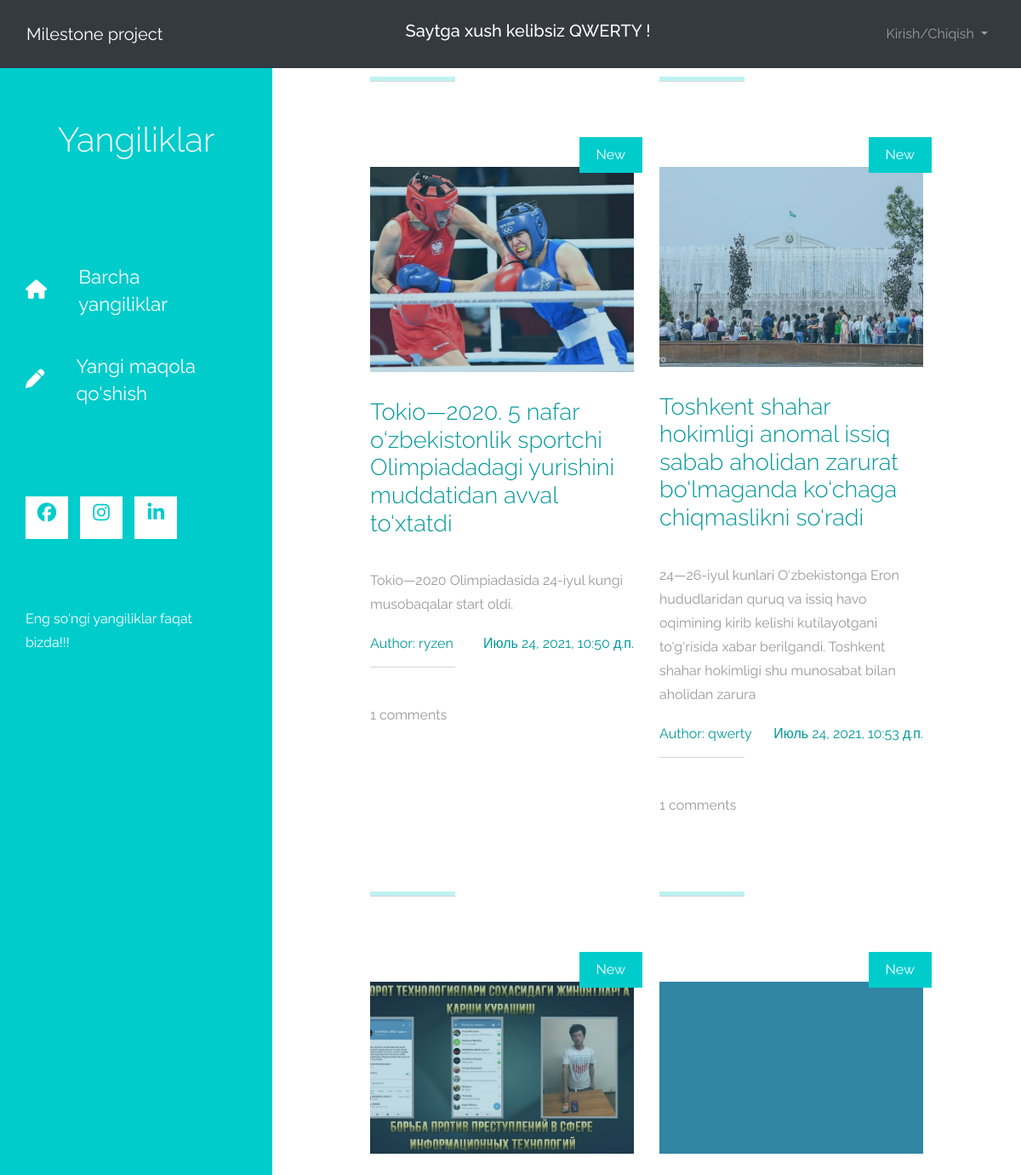
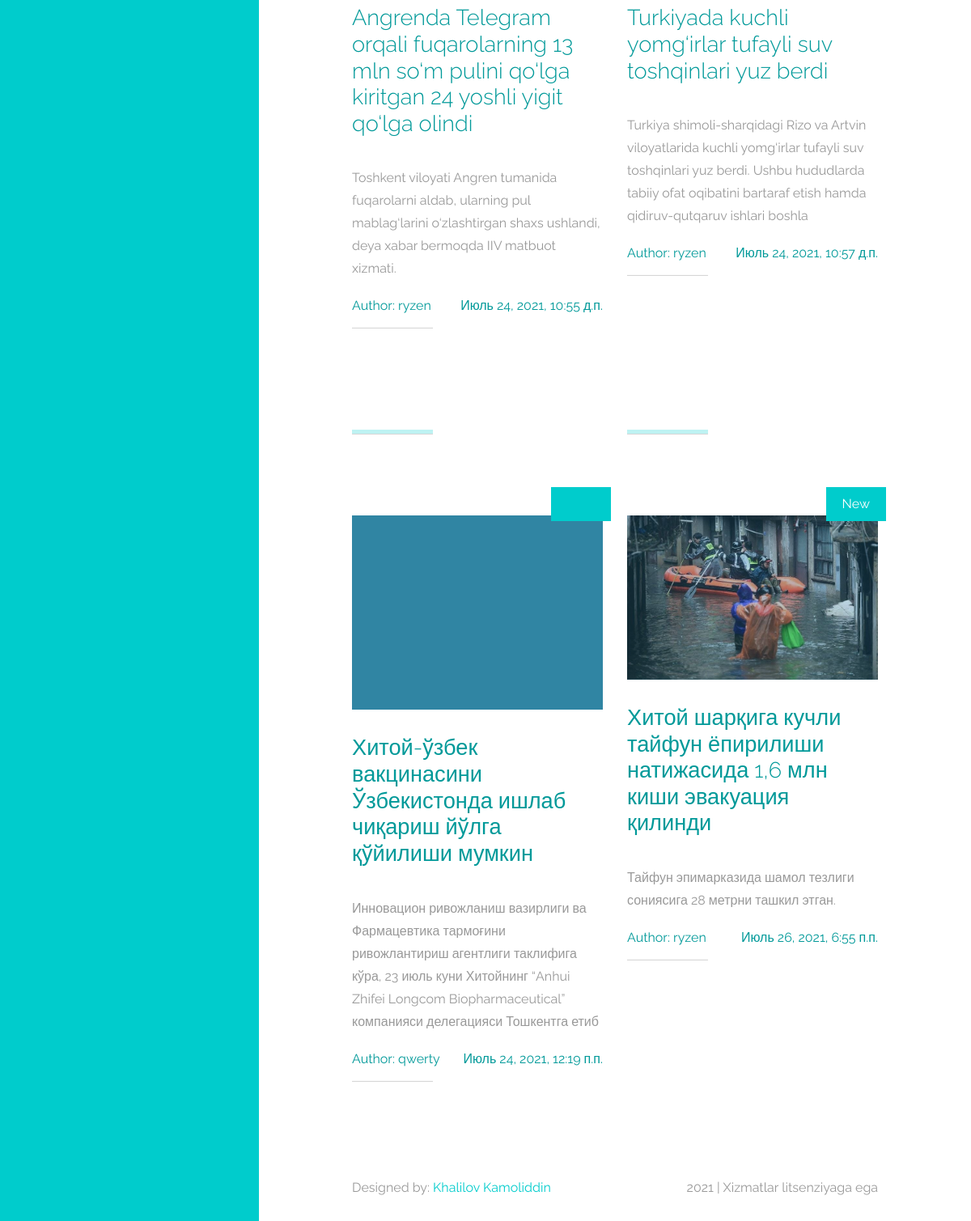
Page /articles/ (signed in) on the committed database (2 pictures, top to bottom).
### accounts/models.py (models this page shows)
class CustomUser(AbstractUser):
    age = models.PositiveIntegerField(null=True, blank=True)

### articles/models.py (models this page shows, shortened)
class Article(models.Model):
    title = models.CharField(max_length=150)
    summary = models.CharField(max_length=200, blank=True)
    body = RichTextField()
    photo = models.ImageField(upload_to='images/', blank=True)
    date = models.DateTimeField(auto_now_add=True)
    author = models.ForeignKey(
        get_user_model(), on_delete=models.CASCADE,
    )

class Comment(models.Model):
    article = models.ForeignKey(Article, on_delete=models.CASCADE, related_name='comments')
    comment = models.CharField(max_length=150)
    date = models.DateTimeField(auto_now_add=True)
    author = models.ForeignKey(get_user_model(), on_delete=models.CASCADE)

### articles/views.py (the view)
# urls.py: path('', ArticleListView.as_view(), name='article_list'),
class ArticleListView(LoginRequiredMixin, ListView):
    model = Article
    template_name = 'article_list.html'

### templates/article_list.html (shortened to what this page needs)
{% extends 'base.html' %}
{% load static %}
{% block content %}
<header class="tm-header" id="tm-header" style="margin-top:60px">
        <div class="tm-header-wrapper">
            <div class="tm-site-header">
                <h1 class="text-center">Yangiliklar</h1>
            </div>
            <nav class="tm-nav" id="tm-nav">
                <ul>
                    <li class="tm-nav-item"><a href="{% url 'article_list' %}" class="tm-nav-link">
                        <i class="fas fa-home"></i>
                        Barcha yangiliklar
                    </a></li>
                    <li class="tm-nav-item"><a href="{% url 'article_new' %}" class="tm-nav-link">
                        <i class="fas fa-pen"></i>
                        Yangi maqola qo'shish
                    </a></li>
                </ul>
            </nav>
            <div class="tm-mb-65">
                <a rel="nofollow" href="https://www.facebook.com/kamoliddin.xalilov" class="tm-social-link">
                    <i class="fab fa-facebook tm-social-icon"></i>
                </a>
                <a href="https://www.instagram.com/x.kamoliddinn/" class="tm-social-link">
                    <i class="fab fa-instagram tm-social-icon"></i>
                </a>
                <a href="linkedin.com/in/kamoliddin-xalilov-6a7314124" class="tm-social-link">
                    <i class="fab fa-linkedin tm-social-icon"></i>
                </a>
            </div>
            <p class="tm-mb-80 pr-5 text-white">
                Eng so'ngi yangiliklar faqat bizda!!!
            </p>
        </div>
    </header>
    <div class="container-fluid">
        <main class="tm-main">
            <div class="row tm-row">
                {% for article in object_list %}
                <article class="col-12 col-md-6 tm-post">
                    <hr class="tm-hr-primary">
                    <a href="{% url 'article_detail' article.pk %}" class="effect-lily tm-post-link tm-pt-60">
                        <div class="tm-post-link-inner">
                            {% if article.photo %}
                            <img src="{{article.photo.url}}" alt="Image" class="img-fluid">
                            {% endif %}
                        </div>
                        <span class="position-absolute tm-new-badge">New</span>
                        <h2 class="tm-pt-30 tm-color-primary tm-post-title">{{article.title}}</h2>
                    </a>
                    <p class="tm-pt-30">
                        {{article.summary}}
                    </p>
                    <div class="d-flex justify-content-between tm-45">
                        <span class="tm-color-primary">Author: {{article.author}}</span>
                        <span class="tm-color-primary">{{article.date}}</span>
                    </div>
                    <hr>
                    <div class="d-flex justify-content-between">
                        {% for comment in article.comments.all %}
                        <span>{{ forloop.counter}} comments</span>
                        {% endfor %}
                    </div>
                </article>
                {% endfor %}
            </div>
            <footer class="row tm-row">
                <div class="col-md-6 col-12 tm-color-gray">
                    Designed by: <a rel="nofollow" target="_parent" href="https://www.linkedin.com/in/kamoliddin-xalilov-6a7314124/" class="tm-external-link">Khalilov Kamoliddin</a>
                </div>
                <div class="col-md-6 col-12 tm-color-gray tm-copyright">
                    2021 | Xizmatlar litsenziyaga ega
                </div>
            </footer>
        </main>
    </div>
{% endblock content %}

### templates/base.html (shortened to what this page needs)
{% load static %}
<!DOCTYPE html>
<html lang="en">
<head>
    <link href="https://cdn.jsdelivr.net/npm/bootstrap@5.0.2/dist/css/bootstrap.min.css" rel="stylesheet">
    <link rel="stylesheet" href="{% static 'fontawesome/css/all.min.css' %}">
    <link href="{% static 'css/bootstrap.min.css' %}" rel="stylesheet">
    <link href="{% static 'css/templatemo-xtra-blog.css' %}" rel="stylesheet">
	<link rel="stylesheet" href="{% static 'css/font-awesome.min.css' %}">
	<link rel="stylesheet" href="{% static 'css/templatemo-style.css' %}">
</head>
<body>
    <nav class="navbar navbar-expand-lg navbar-dark bg-dark fixed-top">
      <div class="container-fluid">
        <a class="navbar-brand" href="{% url 'home' %}">Milestone project</a>
          <div style="color:#fff">
        {% if user.is_authenticated %}
            <h5>Saytga xush kelibsiz {{user.username | upper}} !   <h5/>
        {% else %}
            <h5>Saytning to'liq imkoniyatlaridan foydalanish uchun ro'yxatdan o'ting !</h5>
        {% endif %}
</div>
        <div id="navbarNavDarkDropdown" style="text-align: right">
          <ul class="navbar-nav">
            <li class="nav-item dropdown">
               <div class="navbar-text" >
              <a class="nav-link dropdown-toggle"  href="#" id="navbarDarkDropdownMenuLink" role="button" data-bs-toggle="dropdown" aria-expanded="false">
                Kirish/Chiqish
              </a>
                </div>
            </li>
          </ul>
        </div>
      </div>
    </nav>
    <main>
      {% block content %}
      {% endblock content %}
    </main>
</body>
</html>

### static/css/templatemo-xtra-blog.css (style rules this page uses)
html { overflow-x: hidden; }
body { margin: 0; padding: 0; font-family: 'Source Sans Pro', sans-serif; font-size: 19px; line-height: 2em; overflow-x: hidden; }
p, span { color: #999; }
hr { border-top-color: #CCC; margin-top: 10px; margin-bottom: 10px; }
.tm-header { background-color: #0CC; color: white; position: fixed; top: 0; left: 0; bottom: 0; z-index: 100; width: 400px; overflow-y: visible; }
.tm-header-wrapper { overflow-y: scroll; scrollbar-width: none; -ms-overflow-style: none; padding: 30px; width: 100%; height: 100%; }
.tm-site-header { margin-top: 50px; margin-bottom: 115px; }
.tm-main { margin-left: 400px; padding: 80px 100px 25px; }
.tm-post { max-width: 470px; }
.tm-row { max-width: 980px; justify-content: space-between; }
.tm-nav { margin-bottom: 100px; }
.tm-nav-item { list-style: none; margin-bottom: 30px; }
.tm-nav-link { color: white; background-color: transparent; height: 75px; width: 100%; max-width: 300px; display: flex; align-items: center; font-size: 1.4rem; padding: 30px; }
.tm-nav ul { position: relative; }
.tm-nav-link i { margin-right: 37px; }
ul { margin: 0; padding: 0; }
.tm-nav { margin-left: -30px; }
.tm-social-link { display: inline-block; background-color: white; font-size: 1.4rem; width: 50px; height: 50px; text-align: center; padding-top: 8px; margin-right: 15px; margin-bottom: 15px; }
.tm-social-icon { color: #0CC; transition: all 0.3s ease; }
.tm-post-link { display: block; position: relative; cursor: pointer; }
.tm-post-link-inner { overflow: hidden; background: #3085a3; }
.tm-post-link img { position: relative; display: block; min-height: 100%; max-width: 100%; opacity: 0.8; }
.effect-lily img { max-width: none; width: -webkit-calc(100% + 50px); width: calc(100% + 50px); opacity: 0.7; -webkit-transition: opacity 0.35s, -webkit-transform 0.35s; transition: opacity 0.35s, transform 0.35s; -webkit-transform: translate3d(-40px,0, 0); transform: translate3d(-40px,0,0); }
.tm-post { margin-bottom: 75px; }
.tm-new-badge { top: 25px; right: -10px; background-color: #0CC; color: white; padding: 5px 20px; }
.tm-post-title { font-size: 1.7rem; transition: all 0.3s ease; }
.tm-external-link { color: #0CC; }
.tm-copyright { text-align: right; }
hr.tm-hr-primary { border-top: 5px solid #0CC; }
.tm-pt-30 { padding-top: 30px; }
.tm-pt-60 { padding-top: 60px; }
.tm-mb-65 { margin-bottom: 65px; }
.tm-mb-80 { margin-bottom: 80px; }
.tm-color-primary, span.tm-color-primary { color: #099; }
a.tm-color-gray, .tm-color-gray { color: #999; }
@media (max-width: 1540px) { .tm-header { width: 320px; } }
@media (max-width: 1540px) { .tm-main { margin-left: 320px; width: calc(100% - 320px); } }
@media (max-width: 1288px) { .tm-social-link { margin-right: 10px; } }
* { box-sizing: border-box; }
.row::after { content: ""; clear: both; display: table; }

### static/css/templatemo-style.css (style rules this page uses)
body { background: #ffffff; font-family: 'Raleway', sans-serif; font-size: 16px; color: #606060; position: relative; }
html, body { width: 100%; overflow-x: hidden; }
h1,h2,h3 { font-weight: 300; }
p { line-height: 28px; }
hr { border-color: #f2f2f2; width: 100px; margin-bottom: 40px; }

### rows in the picture
CustomUser: username "QWERTY"
Article: photo (picture), title "Tokio—2020. 5 nafar o‘zbekistonlik sportchi Olimpiadadagi yurishini muddatidan avval to‘xtatdi", summary "Tokio—2020 Olimpiadasida 24-iyul kungi musobaqalar start oldi.", author "ryzen", date "Июль 24, 2021, 10:50 д.п."
Article: photo (picture), title "Toshkent shahar hokimligi anomal issiq sabab aholidan zarurat bo‘lmaganda ko‘chaga chiqmaslikni so‘radi", summary "24—26-iyul kunlari O‘zbekistonga Eron hududlaridan quruq va issiq havo oqimining kirib kelishi kutilayotgani to‘g‘risida xabar berilgandi. Toshkent shahar hokimligi shu munosabat bilan aholidan zarura", author "qwerty", date "Июль 24, 2021, 10:53 д.п."
Article: photo (picture), title "Angrenda Telegram orqali fuqarolarning 13 mln so‘m pulini qo‘lga kiritgan 24 yoshli yigit qo‘lga olindi", summary "Toshkent viloyati Angren tumanida fuqarolarni aldab, ularning pul mablag‘larini o‘zlashtirgan shaxs ushlandi, deya xabar bermoqda IIV matbuot xizmati.", author "ryzen", date "Июль 24, 2021, 10:55 д.п."
Article: photo (picture), title "Turkiyada kuchli yomg‘irlar tufayli suv toshqinlari yuz berdi", summary "Turkiya shimoli-sharqidagi Rizo va Artvin viloyatlarida kuchli yomg‘irlar tufayli suv toshqinlari yuz berdi. Ushbu hududlarda tabiiy ofat oqibatini bartaraf etish hamda qidiruv-qutqaruv ishlari boshla", author "ryzen", date "Июль 24, 2021, 10:57 д.п."
Article: photo (picture), title "Хитой-ўзбек вакцинасини Ўзбекистонда ишлаб чиқариш йўлга қўйилиши мумкин", summary "Инновацион ривожланиш вазирлиги ва Фармацевтика тармоғини ривожлантириш агентлиги таклифига кўра, 23 июль куни Хитойнинг “Anhui Zhifei Longcom Biopharmaceutical” компанияси делегацияси Тошкентга етиб", author "qwerty", date "Июль 24, 2021, 12:19 п.п."
Article: photo (picture), title "Хитой шарқига кучли тайфун ёпирилиши натижасида 1,6 млн киши эвакуация қилинди", summary "Тайфун эпимарказида шамол тезлиги сониясига 28 метрни ташкил этган.", author "ryzen", date "Июль 26, 2021, 6:55 п.п."
